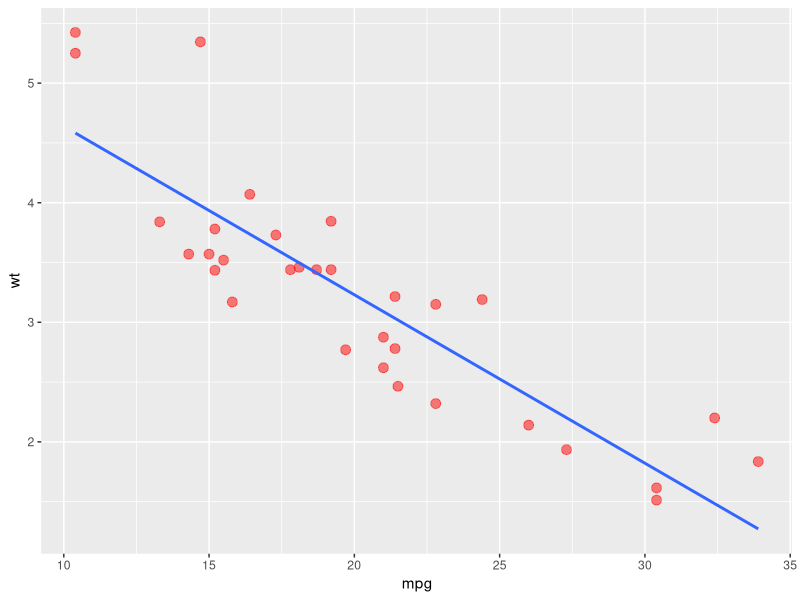

Write R code to recreate this figure.
## ---- chunk 1
library(ggplot2)

p <- ggplot(mtcars, aes(mpg, wt)) +
  geom_point(col = "red", alpha = 0.5, size = 3, shape = 19)

p + geom_smooth(method = "lm", se = F) 
